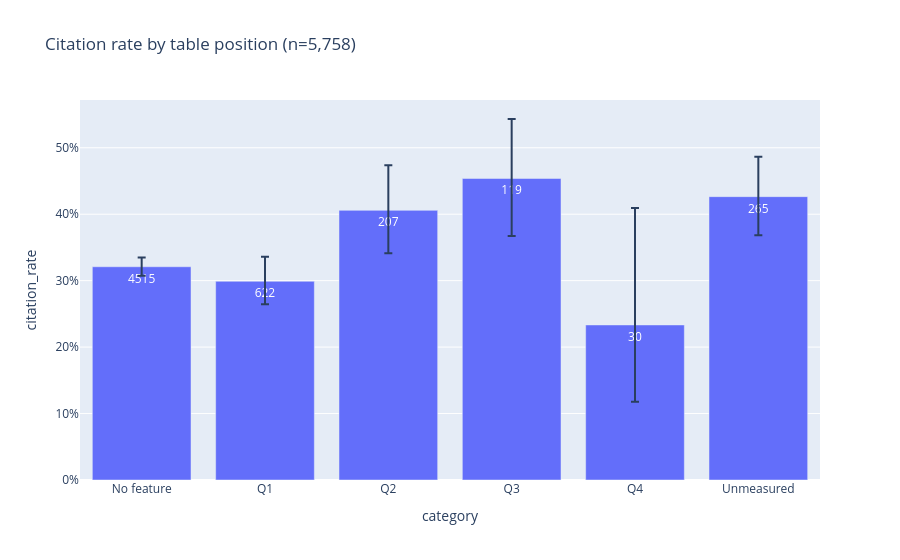
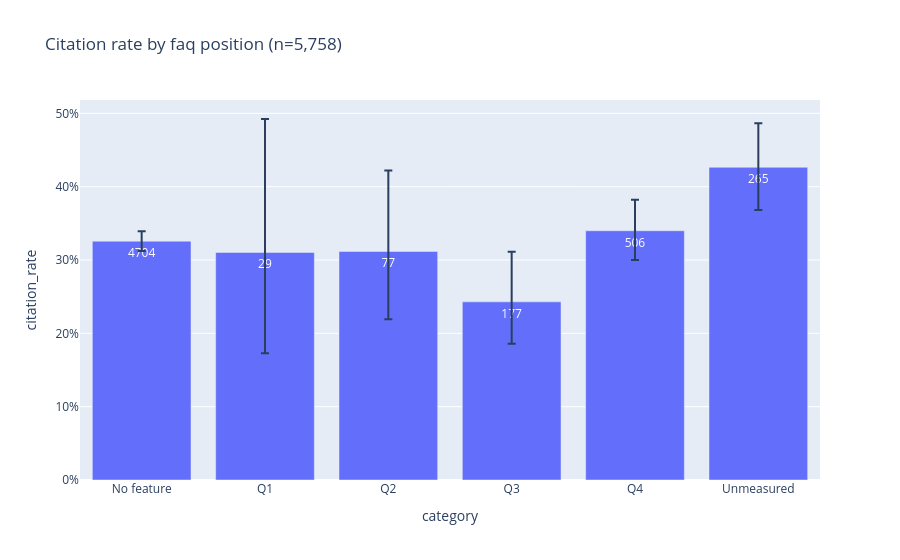
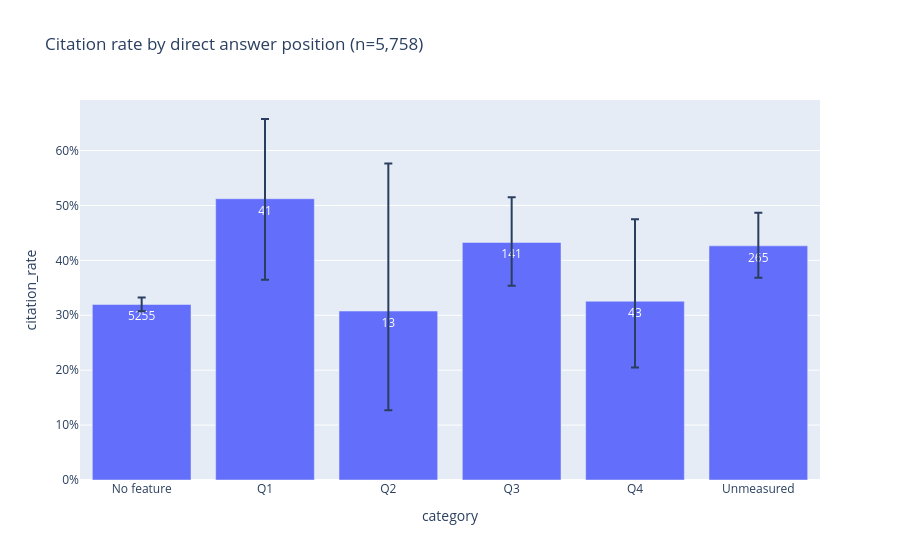
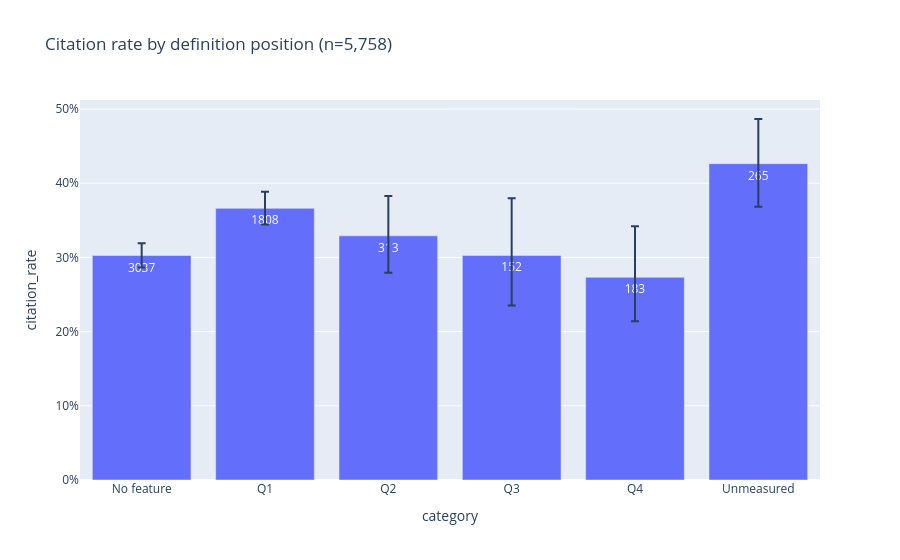

The cell these charts' notebook holds for them, in order:
### Markdown cell above
## 3. Position distributions and citation rates

`No feature` is distinct from Q1. Position zero means the feature begins at the start of main content. Continuous comparisons are conditional on the feature being present.

### Code cell
distribution = pd.read_csv(OUT / 'tables/position_feature_distribution_summary.csv')
citation = pd.read_csv(OUT / 'tables/citation_rate_by_feature_position.csv')
display(distribution)

for feature in ['table', 'faq', 'direct_answer', 'definition', 'comparison']:
    chart = citation[
        citation.feature.eq(feature)
        & citation.grouping.eq('quartile')
        & citation.sample_scope.eq('full_sample')
    ].sort_values('category_order')
    fig = px.bar(
        chart, x='category', y='citation_rate', text='n_observations',
        error_y=chart.ci_high - chart.citation_rate,
        error_y_minus=chart.citation_rate - chart.ci_low,
        title=f'Citation rate by {feature.replace("_", " ")} position (n={int(chart.n_observations.sum()):,})',
    )
    fig.update_yaxes(tickformat='.0%')
    fig.show()

### Figure 1 — Plotly figure (JSON) as saved in the notebook; plotly's stock layout.template omitted (floating-point values rounded to 4 significant figures)
{"data": [{"error_y": {"array": [0.01376, 0.03712, 0.06802, 0.0895, 0.1759, 0.06018], "arrayminus": [0.01346, 0.03466, 0.06459, 0.08661, 0.1154, 0.05808]}, "hovertemplate": "category=%{x}<br>citation_rate=%{y}<br>n_observations=%{text}<extra></extra>", "legendgroup": "", "marker": {"color": "#636efa", "pattern": {"shape": ""}}, "name": "", "orientation": "v", "showlegend": false, "text": [4515.0, 622.0, 207.0, 119.0, 30.0, 265.0], "textposition": "auto", "type": "bar", "x": ["No feature", "Q1", "Q2", "Q3", "Q4", "Unmeasured"], "xaxis": "x", "y": [0.3209, 0.299, 0.4058, 0.4538, 0.2333, 0.4264], "yaxis": "y"}], "layout": {"barmode": "relative", "legend": {"tracegroupgap": 0}, "title": {"text": "Citation rate by table position (n=5,758)"}, "xaxis": {"anchor": "y", "domain": [0.0, 1.0], "title": {"text": "category"}}, "yaxis": {"anchor": "x", "domain": [0.0, 1.0], "tickformat": ".0%", "title": {"text": "citation_rate"}}}}

### Figure 2 — Plotly figure (JSON) as saved in the notebook; plotly's stock layout.template omitted (floating-point values rounded to 4 significant figures)
{"data": [{"error_y": {"array": [0.01353, 0.182, 0.1103, 0.0682, 0.04234, 0.06018], "arrayminus": [0.01324, 0.1376, 0.09242, 0.05728, 0.03993, 0.05808]}, "hovertemplate": "category=%{x}<br>citation_rate=%{y}<br>n_observations=%{text}<extra></extra>", "legendgroup": "", "marker": {"color": "#636efa", "pattern": {"shape": ""}}, "name": "", "orientation": "v", "showlegend": false, "text": [4704.0, 29.0, 77.0, 177.0, 506.0, 265.0], "textposition": "auto", "type": "bar", "x": ["No feature", "Q1", "Q2", "Q3", "Q4", "Unmeasured"], "xaxis": "x", "y": [0.3257, 0.3103, 0.3117, 0.2429, 0.3399, 0.4264], "yaxis": "y"}], "layout": {"barmode": "relative", "legend": {"tracegroupgap": 0}, "title": {"text": "Citation rate by faq position (n=5,758)"}, "xaxis": {"anchor": "y", "domain": [0.0, 1.0], "title": {"text": "category"}}, "yaxis": {"anchor": "x", "domain": [0.0, 1.0], "tickformat": ".0%", "title": {"text": "citation_rate"}}}}

### Figure 3 — Plotly figure (JSON) as saved in the notebook; plotly's stock layout.template omitted (floating-point values rounded to 4 significant figures)
{"data": [{"error_y": {"array": [0.01274, 0.1453, 0.2686, 0.08249, 0.1493, 0.06018], "arrayminus": [0.01247, 0.1474, 0.1809, 0.07892, 0.1206, 0.05808]}, "hovertemplate": "category=%{x}<br>citation_rate=%{y}<br>n_observations=%{text}<extra></extra>", "legendgroup": "", "marker": {"color": "#636efa", "pattern": {"shape": ""}}, "name": "", "orientation": "v", "showlegend": false, "text": [5255.0, 41.0, 13.0, 141.0, 43.0, 265.0], "textposition": "auto", "type": "bar", "x": ["No feature", "Q1", "Q2", "Q3", "Q4", "Unmeasured"], "xaxis": "x", "y": [0.3197, 0.5122, 0.3077, 0.4326, 0.3256, 0.4264], "yaxis": "y"}], "layout": {"barmode": "relative", "legend": {"tracegroupgap": 0}, "title": {"text": "Citation rate by direct answer position (n=5,758)"}, "xaxis": {"anchor": "y", "domain": [0.0, 1.0], "title": {"text": "category"}}, "yaxis": {"anchor": "x", "domain": [0.0, 1.0], "tickformat": ".0%", "title": {"text": "citation_rate"}}}}

### Figure 4 — Plotly figure (JSON) as saved in the notebook; plotly's stock layout.template omitted (floating-point values rounded to 4 significant figures)
{"data": [{"error_y": {"array": [0.01658, 0.02247, 0.05385, 0.07716, 0.06873, 0.06018], "arrayminus": [0.01608, 0.0219, 0.04971, 0.06743, 0.0594, 0.05808]}, "hovertemplate": "category=%{x}<br>citation_rate=%{y}<br>n_observations=%{text}<extra></extra>", "legendgroup": "", "marker": {"color": "#636efa", "pattern": {"shape": ""}}, "name": "", "orientation": "v", "showlegend": false, "text": [3037.0, 1808.0, 313.0, 152.0, 183.0, 265.0], "textposition": "auto", "type": "bar", "x": ["No feature", "Q1", "Q2", "Q3", "Q4", "Unmeasured"], "xaxis": "x", "y": [0.3026, 0.3662, 0.3291, 0.3026, 0.2732, 0.4264], "yaxis": "y"}], "layout": {"barmode": "relative", "legend": {"tracegroupgap": 0}, "title": {"text": "Citation rate by definition position (n=5,758)"}, "xaxis": {"anchor": "y", "domain": [0.0, 1.0], "title": {"text": "category"}}, "yaxis": {"anchor": "x", "domain": [0.0, 1.0], "tickformat": ".0%", "title": {"text": "citation_rate"}}}}
